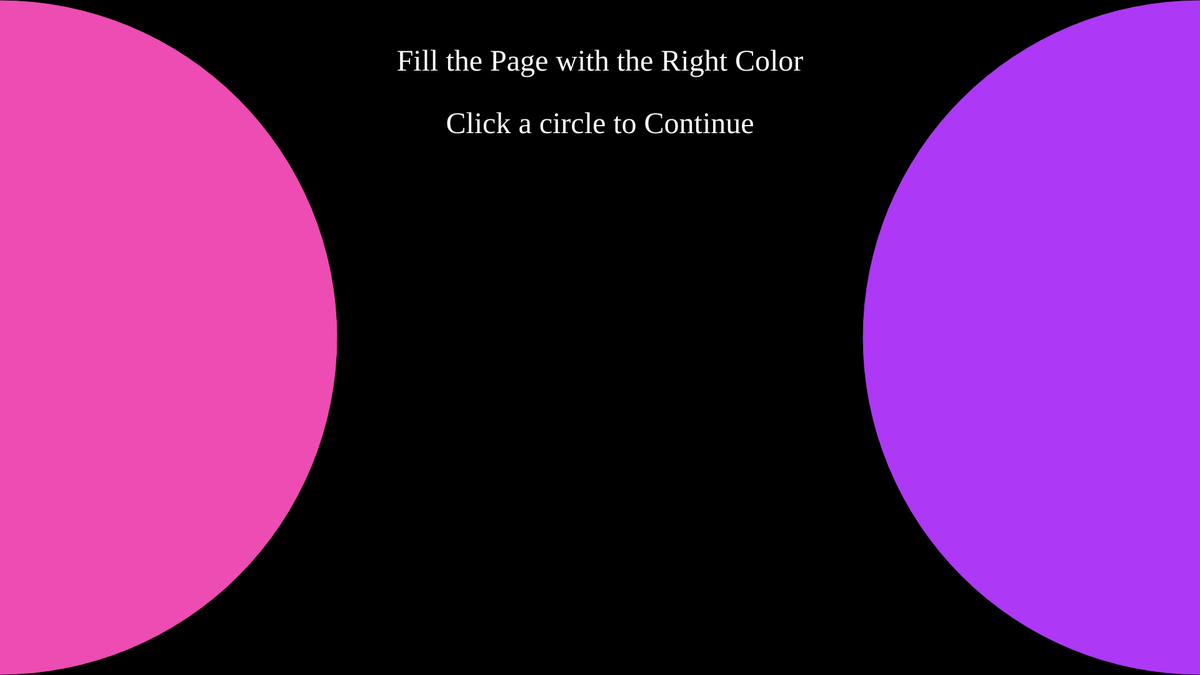
Frame 1 (no input)
Frame 60 (no input): identical to frame 1, image omitted
Frame 120 (the mouse pressed at the canvas centre since frame 60): identical to frame 1, image omitted

The p5.js sketch that drew this single still picture (run headless with seeded random() and noise() and a simulated clock; from frame 60 on, the mouse is pressed at the canvas centre):

// p5.js sketch
// ── sketch.js
function setup() {
  createCanvas(1920, 1080);
}
var pageIndex = 0;

function draw() {
  if (pageIndex == 0) {
    pageOne();

  } else if (pageIndex == 1) {
    if (colorChoice == "pink") {
      pagePinkA();
    } else {
      pagePurpA();
    }

  } else if (pageIndex == 2) {
    if (colorChoice == "pink") {
      pagePinkB();
    } else {
      pagePurpB();
    }

  } else if (pageIndex == 3) {
    if (colorChoice == "pink") {
      pagePinkC();
    } else {
      pagePurpC();
    }

  } else if (pageIndex == 4) {
    if (colorChoice == "pink") {
      pagePinkD();
    } else {
      pagePurpD();
    }

  } else if (pageIndex == 5) {
    if (colorChoice == "pink") {
      pagePink();
    } else {
      pagePurp();
    }
  }

  console.log("Current Index: " + pageIndex);
}

function mousePressed() {

  if (pageIndex == 0) {

    if (dist(mouseX, mouseY, 0, 540) < 540) {
      colorChoice = "pink";
      pageIndex = 1;

    } else if (dist(mouseX, mouseY, width, 540) < 540) {
      colorChoice = "purple";
      pageIndex = 1;
    }

  }


  else if (colorChoice == "pink" && pageIndex >= 1 && pageIndex <= 4) {

    let circleX = [270, 540, 810, 960];

    if (dist(mouseX, mouseY, circleX[pageIndex - 1], 540) < 540) {
      pageIndex++;
    }

  }

  else if (colorChoice == "purple" && pageIndex >= 1 && pageIndex <= 4) {

    let circleX = [1650, 1380, 1110, 960];

    if (dist(mouseX, mouseY, circleX[pageIndex - 1], 540) < 540) {
      pageIndex++;
    }

  }

  else if (pageIndex == 5) {

    if (mouseX > 1700 && mouseY > 990) {
      pageIndex = 0;
      colorChoice = "";
    }

  }
}

function pageOne(){
  background(0);
  fill(255)
  textSize(48);
  textAlign(CENTER, CENTER);
  textFont("Georgia");
  text("Fill the Page with the Right Color", width/2, 100);
  text("Click a circle to Continue", width/2, 200);
  fill (237, 76, 178)
  circle(0, 540, 1080)
  fill (173, 56, 245)
  circle(width, 540, 1080)
}

function pagePinkA(){
  background(0);
  fill(255)
  textSize(48);
  textAlign(CENTER, CENTER);
  textFont("Georgia");
  text("Are you sure?", width/2+270, 100);
  fill (237, 76, 178)
  circle(270, 540, 1080)
  fill (173, 56, 245)
  circle(width+270, 540, 1080)  
}

function pagePinkB(){
  background(0);
  fill(255)
  textSize(48);
  textAlign(CENTER, CENTER);
  textFont("Georgia");
  text("Are you really sure?", width/2+270+270, 100);
  fill (237, 76, 178)
  circle(270+270, 540, 1080)
  fill (173, 56, 245)
  circle(width+270+270, 540, 1080)   
}

function pagePinkC(){
  background(0);
  fill(255)
  textSize(48);
  textAlign(CENTER, CENTER);
  textFont("Georgia");
  text("Almost there", width/2+270+270+270, 100);
  fill (237, 76, 178)
  circle(270+270+270, 540, 1080)
  fill (173, 56, 245)
  circle(width+270+270+270, 540, 1080)   
}

function pagePinkD(){
 background(0);
  fill (237, 76, 178)
  circle(960, 540, 1080)
}

function pagePink(){
background(237, 76, 178);
  fill(0)
  textSize(48);
  textAlign(CENTER, CENTER);
  textFont("Georgia");
  text("You Did it!", width/2, height/2);
  textSize(30);
  textAlign(CENTER, CENTER);
  text("Restart", 1800, 1040);
}

function pagePurpA() {
  background(0);
  fill(255)
  textSize(48);
  textAlign(CENTER, CENTER);
  textFont("Georgia");
  text("Are you sure?", width/2-270, 100);
  fill (237, 76, 178)
  circle(0-270, 540, 1080)
  fill (173, 56, 245)
  circle(width-270, 540, 1080)
}

function pagePurpB() {
  background(0);
  fill(255)
  textSize(48);
  textAlign(CENTER, CENTER);
  textFont("Georgia");
  text("Are you really sure?", width/2-270-270, 100);
  fill (237, 76, 178)
  circle(0-270-270, 540, 1080)
  fill (173, 56, 245)
  circle(width-270-270, 540, 1080)
}

function pagePurpC() {
  background(0);
  fill(255)
  textSize(48);
  textAlign(CENTER, CENTER);
  textFont("Georgia");
  text("Almost there", width/2-270-270-270, 100);
  fill (237, 76, 178)
  circle(0-270-270-270, 540, 1080)
  fill (173, 56, 245)
  circle(width-270-270-270, 540, 1080)
}

function pagePurpD() {
  background(0);
  fill (173, 56, 245)
  circle(960, 540, 1080)
}

function pagePurp() {
background(0);
  fill(255)
  textSize(48);
  textAlign(CENTER, CENTER);
  textFont("Georgia");
  text("Sorry, You Failed", width/2, height/2);
  textSize(30);
  textAlign(CENTER, CENTER);
  text("Restart", 1800, 1040);
}
